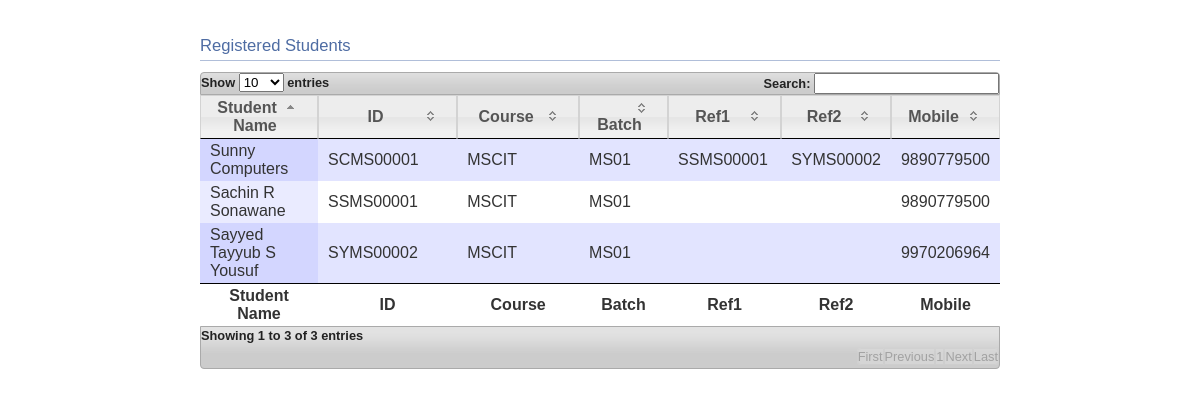
/IMS/view_students.php (signed in), run on an earlier commit of the app's database.
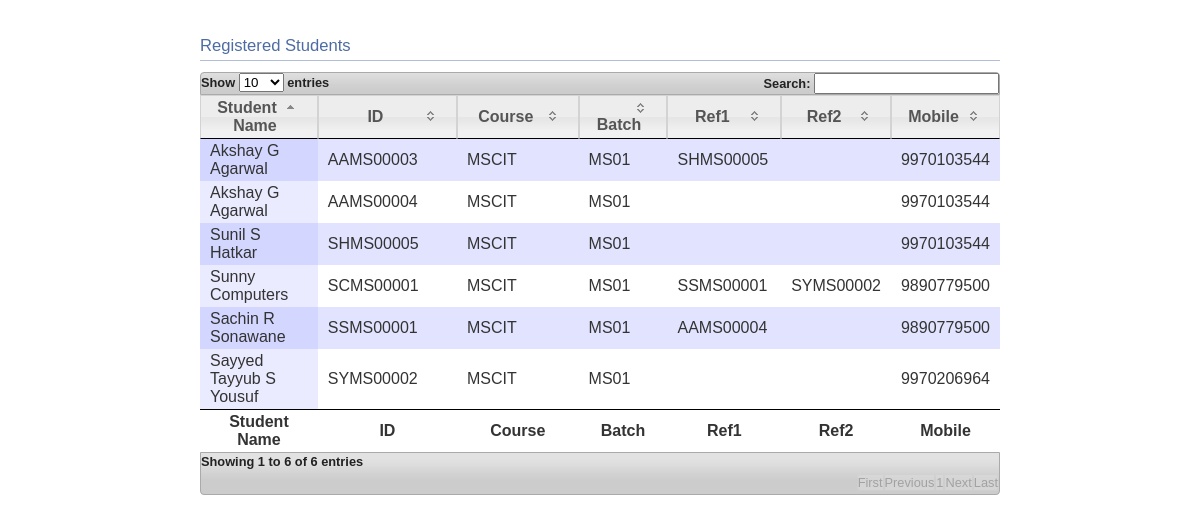
And on a later commit of the database.
### tables this page shows
CREATE TABLE `students` (
  `PID` varchar(9) NOT NULL default '',
  `ID` varchar(9) NOT NULL default '',
  `COURSE` text NOT NULL,
  `BATCH` varchar(4) NOT NULL default '0',
  `COURSE_STATUS` text NOT NULL,
  `NAME` text NOT NULL,
  `FNAME` text NOT NULL,
  `MNAME` text NOT NULL,
  `LNAME` text NOT NULL,
  `DOB` varchar(10) NOT NULL default '',
  `GENDER` text NOT NULL,
  `SBI` varchar(11) default NULL,
  `BRANCH` text NOT NULL,
  `ADDRESS1` text NOT NULL,
  `ADDRESS2` text NOT NULL,
  `ADDRESS3` text NOT NULL,
  `PINCODE` varchar(6) NOT NULL default '0',
  `MOBILE` varchar(10) NOT NULL default '',
  `LANDLINE` text,
  `EMAIL` text NOT NULL,
  `MARS` text NOT NULL,
  `QUALIFICATION` text,
  `MEDIUM` text NOT NULL,
  `DISCOUNT` double NOT NULL default '0',
  `DOA` varchar(10) NOT NULL default '',
  `CHILD1` varchar(9) default NULL,
  `CHILD2` varchar(9) default NULL,
  `FEESPAID` int(11) NOT NULL default '0',
  `FEESFLAG` tinyint(4) NOT NULL default '0',
  `LFTIME` bigint(20) NOT NULL default '0',
  `PASSWORD` varchar(8) NOT NULL default '0',
  `TIME` bigint(20) default '1269189791',
  `REMARKS` text NOT NULL,
  `PAYELIG` tinyint(4) NOT NULL default '0',
  `ABSLEVEL` mediumint(9) NOT NULL default '0',
  `LEVEL1` mediumint(9) NOT NULL default '0',
  `LEVEL2` mediumint(9) NOT NULL default '0',
  `LEVEL3` mediumint(9) NOT NULL default '0',
  `LEVEL4` mediumint(9) NOT NULL default '0',
  `LEVEL5` mediumint(9) NOT NULL default '0',
  `LEVEL6` mediumint(9) NOT NULL default '0',
  `LEVEL7` mediumint(9) NOT NULL default '0',
  `LEVEL8` mediumint(9) NOT NULL default '0',
  `LEVEL9` mediumint(9) NOT NULL default '0',
  `LEVEL10` mediumint(9) NOT NULL default '0',
  `LEVEL11` mediumint(9) NOT NULL default '0',
  `LEVEL12` mediumint(9) NOT NULL default '0',
  `LEVEL13` mediumint(9) NOT NULL default '0',
  `LEVEL14` mediumint(9) NOT NULL default '0',
  `LEVEL15` mediumint(9) NOT NULL default '0',
  `LEVEL16` mediumint(9) NOT NULL default '0',
  `LEVEL17` mediumint(9) NOT NULL default '0',
  `LEVEL18` mediumint(9) NOT NULL default '0',
  `LEVEL19` mediumint(9) NOT NULL default '0',
  `LEVEL20` mediumint(9) NOT NULL default '0',
  `TOTPOINTS` mediumint(9) NOT NULL default '0',
  PRIMARY KEY  (`ID`)
);

### IMS/view_students.php (the view, shortened to what this page needs)
<!DOCTYPE HTML PUBLIC "-//W3C//DTD HTML 4.0 Transitional//EN">
<html>
<head>
</head>
<body id="dt_example">
		<div id="container">
			<h1>Registered Students</h1>
			<div id="dynamic">
<table cellpadding="0" cellspacing="0" border="0" class="display" id="example">
	<thead>
		<tr>
			<th width="20%">Student Name</th>
			<th width="25%">ID</th>
			<th width="25%">Course</th>
			<th width="15%">Batch</th>
			<th width="15%">Ref1</th>
			<th width="15%">Ref2</th>
			<th width="15%">Mobile</th>
		</tr>
	</thead>
	<tbody>
			<?php
		$query="SELECT NAME, ID, COURSE, BATCH, CHILD1, CHILD2, MOBILE FROM students";
		$results=mysql_query($query);
		while(list($name,$id,$course,$batch,$child1,$child2,$mobile)=mysql_fetch_row($results))
		{
				echo "<tr>";
					echo "<td>$name</td>";
					echo "<td>$id</td>";
					echo "<td>$course</td>";
					echo "<td>$batch</td>";
					echo "<td>$child1</td>";
					echo "<td>$child2</td>";
					echo "<td>$mobile</td>";
				echo "</tr>";
		}
		?>
	</tbody>
	<tfoot>
		<tr>
			<th width="20%">Student Name</th>
			<th width="25%">ID</th>
			<th width="25%">Course</th>
			<th width="15%">Batch</th>
			<th width="15%">Ref1</th>
			<th width="15%">Ref2</th>
			<th width="15%">Mobile</th>
		</tr>
	</tfoot>
</table>
			</div>
			<div class="spacer"></div>
</div>
		</body>
</html>

What changed in the data, as far as the page shows it:
changed students "Sachin R Sonawane": CHILD1 (not shown) → "AAMS00004"
added students: NAME "Akshay G Agarwal", ID "AAMS00003", COURSE "MSCIT", BATCH "MS01", CHILD1 "SHMS00005", MOBILE "9970103544"
added students: NAME "Akshay G Agarwal", ID "AAMS00004", COURSE "MSCIT", BATCH "MS01", MOBILE "9970103544"
added students: NAME "Sunil S Hatkar", ID "SHMS00005", COURSE "MSCIT", BATCH "MS01", MOBILE "9970103544"
Also different on the page:
text written by a page script: "Show entries Search: Showing 1 to 3 of 3 entries First Previous 1 Next Last" → "Show entries Search: Showing 1 to 6 of 6 entries First Previous 1 Next Last"
